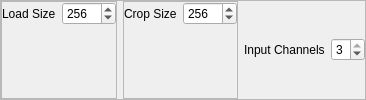
                    <widget class="QFrame" name="frame_6">
                     <property name="sizePolicy">
                      <sizepolicy hsizetype="Preferred" vsizetype="Maximum">
                       <horstretch>0</horstretch>
                       <verstretch>0</verstretch>
                      </sizepolicy>
                     </property>
                     <property name="frameShape">
                      <enum>QFrame::StyledPanel</enum>
                     </property>
                     <property name="frameShadow">
                      <enum>QFrame::Raised</enum>
                     </property>
                     <layout class="QHBoxLayout" name="horizontalLayout_9">
                      <property name="leftMargin">
                       <number>0</number>
                      </property>
                      <property name="topMargin">
                       <number>0</number>
                      </property>
                      <property name="rightMargin">
                       <number>0</number>
                      </property>
                      <property name="bottomMargin">
                       <number>0</number>
                      </property>
                      <item>
                       <widget class="QFrame" name="frame_13">
                        <property name="frameShape">
                         <enum>QFrame::StyledPanel</enum>
                        </property>
                        <property name="frameShadow">
                         <enum>QFrame::Raised</enum>
                        </property>
                        <layout class="QFormLayout" name="formLayout_4">
                         <property name="leftMargin">
                          <number>0</number>
                         </property>
                         <property name="topMargin">
                          <number>0</number>
                         </property>
                         <property name="rightMargin">
                          <number>0</number>
                         </property>
                         <property name="bottomMargin">
                          <number>0</number>
                         </property>
                         <item row="0" column="0">
                          <widget class="QLabel" name="label_10">
                           <property name="text">
                            <string>Load Size</string>
                           </property>
                          </widget>
                         </item>
                         <item row="0" column="1">
                          <widget class="QSpinBox" name="load_size">
                           <property name="sizePolicy">
                            <sizepolicy hsizetype="Expanding" vsizetype="Fixed">
                             <horstretch>0</horstretch>
                             <verstretch>0</verstretch>
                            </sizepolicy>
                           </property>
                           <property name="minimum">
                            <number>64</number>
                           </property>
                           <property name="maximum">
                            <number>2048</number>
                           </property>
                           <property name="singleStep">
                            <number>64</number>
                           </property>
                           <property name="value">
                            <number>256</number>
                           </property>
                          </widget>
                         </item>
                        </layout>
                       </widget>
                      </item>
                      <item>
                       <widget class="QFrame" name="frame_18">
                        <property name="frameShape">
                         <enum>QFrame::StyledPanel</enum>
                        </property>
                        <property name="frameShadow">
                         <enum>QFrame::Raised</enum>
                        </property>
                        <layout class="QFormLayout" name="formLayout_5">
                         <property name="leftMargin">
                          <number>0</number>
                         </property>
                         <property name="topMargin">
                          <number>0</number>
                         </property>
                         <property name="rightMargin">
                          <number>0</number>
                         </property>
                         <property name="bottomMargin">
                          <number>0</number>
                         </property>
                         <item row="0" column="0">
                          <widget class="QLabel" name="label_11">
                           <property name="text">
                            <string>Crop Size</string>
                           </property>
                          </widget>
                         </item>
                         <item row="0" column="1">
                          <widget class="QSpinBox" name="crop_size">
                           <property name="sizePolicy">
                            <sizepolicy hsizetype="Expanding" vsizetype="Fixed">
                             <horstretch>0</horstretch>
                             <verstretch>0</verstretch>
                            </sizepolicy>
                           </property>
                           <property name="minimum">
                            <number>64</number>
                           </property>
                           <property name="maximum">
                            <number>1024</number>
                           </property>
                           <property name="singleStep">
                            <number>64</number>
                           </property>
                           <property name="value">
                            <number>256</number>
                           </property>
                          </widget>
                         </item>
                        </layout>
                       </widget>
                      </item>
                      <item>
                       <widget class="QLabel" name="label_9">
                        <property name="sizePolicy">
                         <sizepolicy hsizetype="Preferred" vsizetype="Preferred">
                          <horstretch>0</horstretch>
                          <verstretch>0</verstretch>
                         </sizepolicy>
                        </property>
                        <property name="text">
                         <string>Input Channels</string>
                        </property>
                       </widget>
                      </item>
                      <item>
                       <widget class="QSpinBox" name="input_nc">
                        <property name="sizePolicy">
                         <sizepolicy hsizetype="Preferred" vsizetype="Fixed">
                          <horstretch>0</horstretch>
                          <verstretch>0</verstretch>
                         </sizepolicy>
                        </property>
                        <property name="minimum">
                         <number>1</number>
                        </property>
                        <property name="maximum">
                         <number>3</number>
                        </property>
                        <property name="value">
                         <number>3</number>
                        </property>
                       </widget>
                      </item>
                     </layout>
                    </widget>
